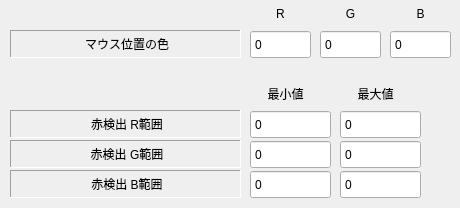
   <widget class="QWidget" name="tab_17">
    <attribute name="title">
     <string>色情報</string>
    </attribute>
    <widget class="QSpinBox" name="EditRedRL">
     <property name="geometry">
      <rect>
       <x>250</x>
       <y>110</y>
       <width>81</width>
       <height>29</height>
      </rect>
     </property>
     <property name="readOnly">
      <bool>true</bool>
     </property>
     <property name="buttonSymbols">
      <enum>QAbstractSpinBox::NoButtons</enum>
     </property>
     <property name="maximum">
      <number>1000</number>
     </property>
    </widget>
    <widget class="QLabel" name="label_125">
     <property name="geometry">
      <rect>
       <x>10</x>
       <y>110</y>
       <width>231</width>
       <height>28</height>
      </rect>
     </property>
     <property name="frameShape">
      <enum>QFrame::Panel</enum>
     </property>
     <property name="frameShadow">
      <enum>QFrame::Sunken</enum>
     </property>
     <property name="text">
      <string>赤検出 R範囲</string>
     </property>
     <property name="alignment">
      <set>Qt::AlignCenter|Qt::AlignHCenter|Qt::AlignLeading|Qt::AlignLeft|Qt::AlignVCenter</set>
     </property>
    </widget>
    <widget class="QLabel" name="label_126">
     <property name="geometry">
      <rect>
       <x>10</x>
       <y>30</y>
       <width>231</width>
       <height>28</height>
      </rect>
     </property>
     <property name="frameShape">
      <enum>QFrame::Panel</enum>
     </property>
     <property name="frameShadow">
      <enum>QFrame::Sunken</enum>
     </property>
     <property name="text">
      <string>マウス位置の色</string>
     </property>
     <property name="alignment">
      <set>Qt::AlignCenter|Qt::AlignHCenter|Qt::AlignLeading|Qt::AlignLeft|Qt::AlignVCenter</set>
     </property>
    </widget>
    <widget class="QSpinBox" name="EditRedRH">
     <property name="geometry">
      <rect>
       <x>340</x>
       <y>110</y>
       <width>81</width>
       <height>29</height>
      </rect>
     </property>
     <property name="readOnly">
      <bool>true</bool>
     </property>
     <property name="buttonSymbols">
      <enum>QAbstractSpinBox::NoButtons</enum>
     </property>
     <property name="maximum">
      <number>1000</number>
     </property>
    </widget>
    <widget class="QLabel" name="label_127">
     <property name="geometry">
      <rect>
       <x>250</x>
       <y>80</y>
       <width>71</width>
       <height>28</height>
      </rect>
     </property>
     <property name="text">
      <string>最小値</string>
     </property>
     <property name="alignment">
      <set>Qt::AlignCenter</set>
     </property>
    </widget>
    <widget class="QLabel" name="label_128">
     <property name="geometry">
      <rect>
       <x>340</x>
       <y>80</y>
       <width>71</width>
       <height>28</height>
      </rect>
     </property>
     <property name="text">
      <string>最大値</string>
     </property>
     <property name="alignment">
      <set>Qt::AlignCenter</set>
     </property>
    </widget>
    <widget class="QSpinBox" name="EditRedGH">
     <property name="geometry">
      <rect>
       <x>340</x>
       <y>140</y>
       <width>81</width>
       <height>29</height>
      </rect>
     </property>
     <property name="readOnly">
      <bool>true</bool>
     </property>
     <property name="buttonSymbols">
      <enum>QAbstractSpinBox::NoButtons</enum>
     </property>
     <property name="maximum">
      <number>1000</number>
     </property>
    </widget>
    <widget class="QSpinBox" name="EditRedGL">
     <property name="geometry">
      <rect>
       <x>250</x>
       <y>140</y>
       <width>81</width>
       <height>29</height>
      </rect>
     </property>
     <property name="readOnly">
      <bool>true</bool>
     </property>
     <property name="buttonSymbols">
      <enum>QAbstractSpinBox::NoButtons</enum>
     </property>
     <property name="maximum">
      <number>1000</number>
     </property>
    </widget>
    <widget class="QLabel" name="label_129">
     <property name="geometry">
      <rect>
       <x>10</x>
       <y>140</y>
       <width>231</width>
       <height>28</height>
      </rect>
     </property>
     <property name="frameShape">
      <enum>QFrame::Panel</enum>
     </property>
     <property name="frameShadow">
      <enum>QFrame::Sunken</enum>
     </property>
     <property name="text">
      <string>赤検出 G範囲</string>
     </property>
     <property name="alignment">
      <set>Qt::AlignCenter|Qt::AlignHCenter|Qt::AlignLeading|Qt::AlignLeft|Qt::AlignVCenter</set>
     </property>
    </widget>
    <widget class="QSpinBox" name="EditRedBH">
     <property name="geometry">
      <rect>
       <x>340</x>
       <y>170</y>
       <width>81</width>
       <height>29</height>
      </rect>
     </property>
     <property name="readOnly">
      <bool>true</bool>
     </property>
     <property name="buttonSymbols">
      <enum>QAbstractSpinBox::NoButtons</enum>
     </property>
     <property name="maximum">
      <number>1000</number>
     </property>
    </widget>
    <widget class="QSpinBox" name="EditRedBL">
     <property name="geometry">
      <rect>
       <x>250</x>
       <y>170</y>
       <width>81</width>
       <height>29</height>
      </rect>
     </property>
     <property name="readOnly">
      <bool>true</bool>
     </property>
     <property name="buttonSymbols">
      <enum>QAbstractSpinBox::NoButtons</enum>
     </property>
     <property name="maximum">
      <number>1000</number>
     </property>
    </widget>
    <widget class="QLabel" name="label_130">
     <property name="geometry">
      <rect>
       <x>10</x>
       <y>170</y>
       <width>231</width>
       <height>28</height>
      </rect>
     </property>
     <property name="frameShape">
      <enum>QFrame::Panel</enum>
     </property>
     <property name="frameShadow">
      <enum>QFrame::Sunken</enum>
     </property>
     <property name="text">
      <string>赤検出 B範囲</string>
     </property>
     <property name="alignment">
      <set>Qt::AlignCenter|Qt::AlignHCenter|Qt::AlignLeading|Qt::AlignLeft|Qt::AlignVCenter</set>
     </property>
    </widget>
    <widget class="QSpinBox" name="EditCurrentR">
     <property name="geometry">
      <rect>
       <x>250</x>
       <y>30</y>
       <width>61</width>
       <height>29</height>
      </rect>
     </property>
     <property name="readOnly">
      <bool>true</bool>
     </property>
     <property name="buttonSymbols">
      <enum>QAbstractSpinBox::NoButtons</enum>
     </property>
     <property name="maximum">
      <number>1000</number>
     </property>
    </widget>
    <widget class="QSpinBox" name="EditCurrentG">
     <property name="geometry">
      <rect>
       <x>320</x>
       <y>30</y>
       <width>61</width>
       <height>29</height>
      </rect>
     </property>
     <property name="readOnly">
      <bool>true</bool>
     </property>
     <property name="buttonSymbols">
      <enum>QAbstractSpinBox::NoButtons</enum>
     </property>
     <property name="maximum">
      <number>1000</number>
     </property>
    </widget>
    <widget class="QSpinBox" name="EditCurrentB">
     <property name="geometry">
      <rect>
       <x>390</x>
       <y>30</y>
       <width>61</width>
       <height>29</height>
      </rect>
     </property>
     <property name="readOnly">
      <bool>true</bool>
     </property>
     <property name="buttonSymbols">
      <enum>QAbstractSpinBox::NoButtons</enum>
     </property>
     <property name="maximum">
      <number>1000</number>
     </property>
    </widget>
    <widget class="QLabel" name="label_131">
     <property name="geometry">
      <rect>
       <x>250</x>
       <y>0</y>
       <width>61</width>
       <height>28</height>
      </rect>
     </property>
     <property name="text">
      <string>R</string>
     </property>
     <property name="alignment">
      <set>Qt::AlignCenter</set>
     </property>
    </widget>
    <widget class="QLabel" name="label_132">
     <property name="geometry">
      <rect>
       <x>320</x>
       <y>0</y>
       <width>61</width>
       <height>28</height>
      </rect>
     </property>
     <property name="text">
      <string>G</string>
     </property>
     <property name="alignment">
      <set>Qt::AlignCenter</set>
     </property>
    </widget>
    <widget class="QLabel" name="label_133">
     <property name="geometry">
      <rect>
       <x>390</x>
       <y>0</y>
       <width>61</width>
       <height>28</height>
      </rect>
     </property>
     <property name="text">
      <string>B</string>
     </property>
     <property name="alignment">
      <set>Qt::AlignCenter</set>
     </property>
    </widget>
   </widget>
